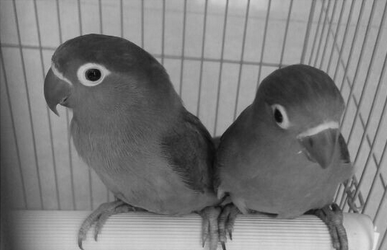
#> input picture blog36-jhbh/test.bmp, 387 x 250 px
$ python blog36-07-xz.py
#> lines starting #> are read from the running program, lines starting #| are printed output that depends on the picture
#encoding:utf-8
#By:Eastmount CSDN 2021-02-01
import cv2
import numpy as np

#读取图片
src = cv2.imread('test.bmp')
#> src is the input picture: shape (250, 387, 3); min 8, max 231, mean 122.9

#源图像的高、宽 以及通道数
rows, cols, channel = src.shape
#> rows = 250; cols = 387; channel = 3

#绕图像的中心旋转
#函数参数：旋转中心 旋转度数 scale
M = cv2.getRotationMatrix2D((cols/2, rows/2), -90, 1)

#函数参数：原始图像 旋转参数 元素图像宽高
rotated = cv2.warpAffine(src, M, (cols, rows))
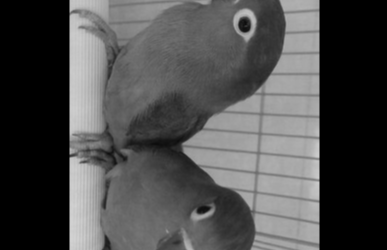
#> rotated: shape (250, 387, 3); min 0, max 210, mean 76.5

#显示图像
cv2.imshow("src", src)
cv2.imshow("rotated", rotated)

#等待显示
cv2.waitKey(0)
cv2.destroyAllWindows()
